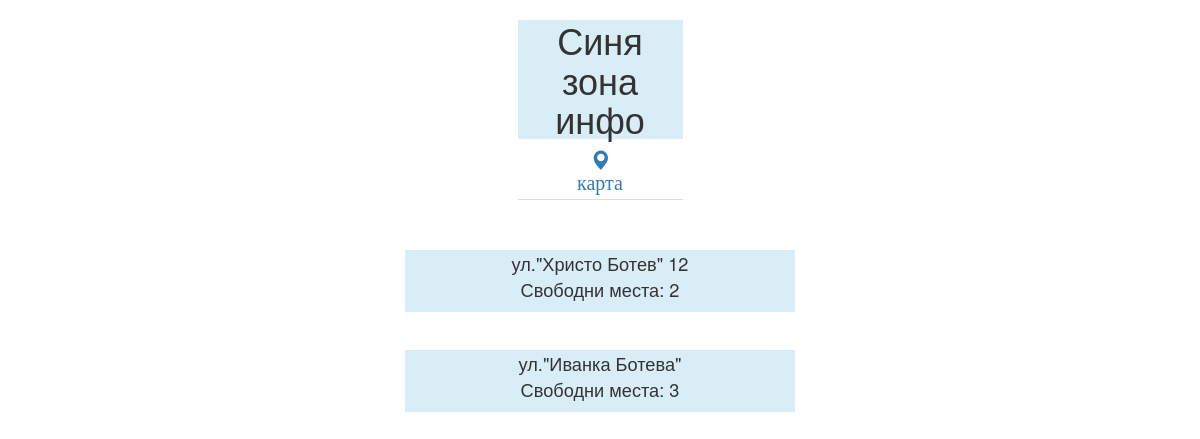
Before: / with the older database file.
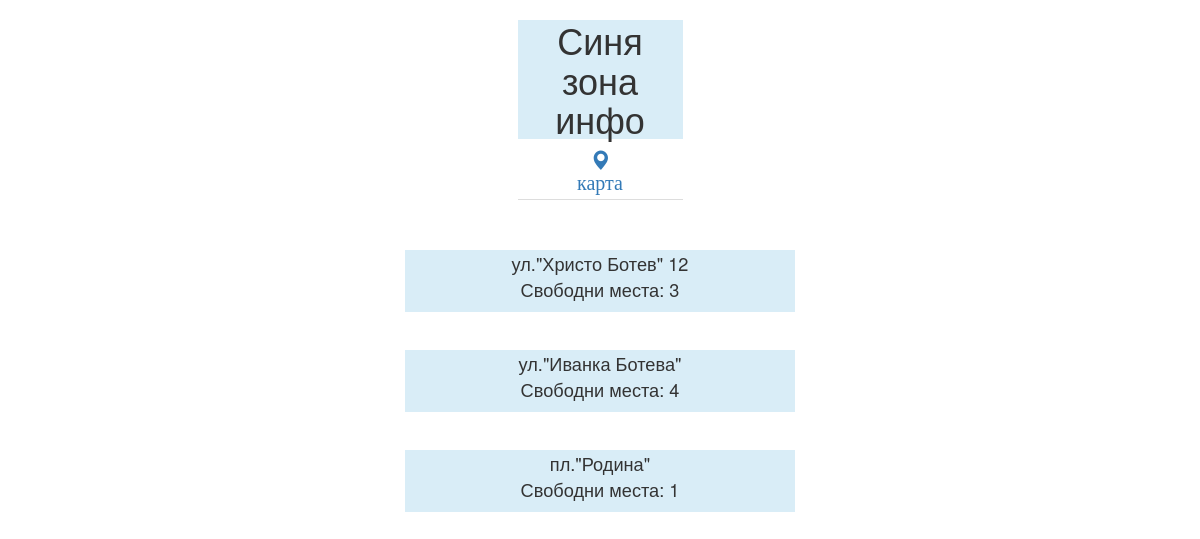
After: the same page with the newer database file.
### tables this page shows
CREATE TABLE `zones` (
  `zone_id` int(11) NOT NULL,
  `zone_address` varchar(500) NOT NULL,
  `zone_description` text NOT NULL,
  `zone_places` int(10) NOT NULL,
  `date_deleted` date DEFAULT NULL
);

### index.php (the view)
<?php
include_once('functions/header.php');
?>
<?php
include_once('functions/header.php');
?>
<?php
$conn = mysqli_connect('localhost', 'root', '', 'zones');
$read_query 	="SELECT * FROM zones
			 	WHERE date_deleted IS NULL ";
$read_result = mysqli_query($conn, $read_query);
	if (mysqli_num_rows($read_result) > 0) {
		$q = "SELECT COUNT(*) num, `zone_id` FROM `places` WHERE `status_id`=1 GROUP BY `zone_id`";
		$res = mysqli_query($conn, $q);
			if (mysqli_num_rows($res) > 0)
		while($row = mysqli_fetch_assoc($read_result)){
			$row1= mysqli_fetch_assoc($res);
        echo "<div class='content'>
		<section id='main' class='main'>
			<div class='col-sm-12 col-xs-12'>";
		echo '<div id="zona" class="bg-info col-sm-12 col-xs-12 col-md-4 col-md-offset-4">'.$row['zone_address']."<p>Свободни места: ".$row1['num']."</p>".'</div></a><br>';
		echo "</div></section></div>";
	}
}
?>

### functions/header.php (shortened to what this page needs)
<!DOCTYPE html>
<html lang="en">
<head>
	<link rel="stylesheet" type="text/css" href="css/style.css">
    <link rel="stylesheet" type="text/css" href="css/responsive_style.css">
<link rel="stylesheet" href="https://maxcdn.bootstrapcdn.com/bootstrap/3.3.6/css/bootstrap.min.css"
integrity="sha384-1q8mTJOASx8j1Au+a5WDVnPi2lkFfwwEAa8hDDdjZlpLegxhjVME1fgjWPGmkzs7">
<link rel="stylesheet" href="https://maxcdn.bootstrapcdn.com/bootstrap/3.3.6/css/bootstrap-theme.min.css"
integrity="sha384-fLW2N01lMqjakBkx3l/M9EahuwpSfeNvV63J5ezn3uZzapT0u7EYsXMjQV+0En5r">
<link rel="stylesheet" id="font-awesome-css" href="//netdna.bootstrapcdn.com/font-awesome/4.0.3/css/font-awesome.css" type="text/css" media="screen">
</head>
<body>
	<header id="header">
            <div id="menu" class="header-menu fixed">
                <div class="container-fluid">
                        <nav role="navigation" class="col-sm-12 col-xs-12 col-md-offset-5 col-md-2 ">
                            <div class="navbar-header">
                            	<h1 class="bg-info">Синя зона инфо</h1>
                              <div class="nav-tabs">
                                    <a href="map.php"><span class='glyphicon glyphicon-map-marker'><p>карта</p></span></a></li>
                            </div>
                            </div>
                        </nav>
                </div>
            </div>
    </header>

### css/style.css (style rules this page uses)
body,html,div { margin: 0; padding:0; }
header,div,nav, table, tr, td { border: 0px; }
h1 { text-align: center; }
.nav-tabs { text-align: center; }
body { padding: 0; margin: 0; }
a, a:hover, a:active, a:focus { outline: 0; text-decoration: none; }
a { text-decoration:none; }
.content section { padding: 50px 0; }
#zona { text-align: center; font-size: 130%; }
h1,h2,h3,h4,h5 { text-align: center; }
header { font-size: 200%; text-align: center; }
div { border: 0px solid; }
.glyphicon { font-size: 20px; }

Changed rows visible on the page:
computed for zones "ул.\"Христо Ботев\" 12": num "2" → "3"
computed for zones "ул.\"Иванка Ботева\"": num "3" → "4"
added zones: zone_address "пл.\"Родина\"", num "1"
